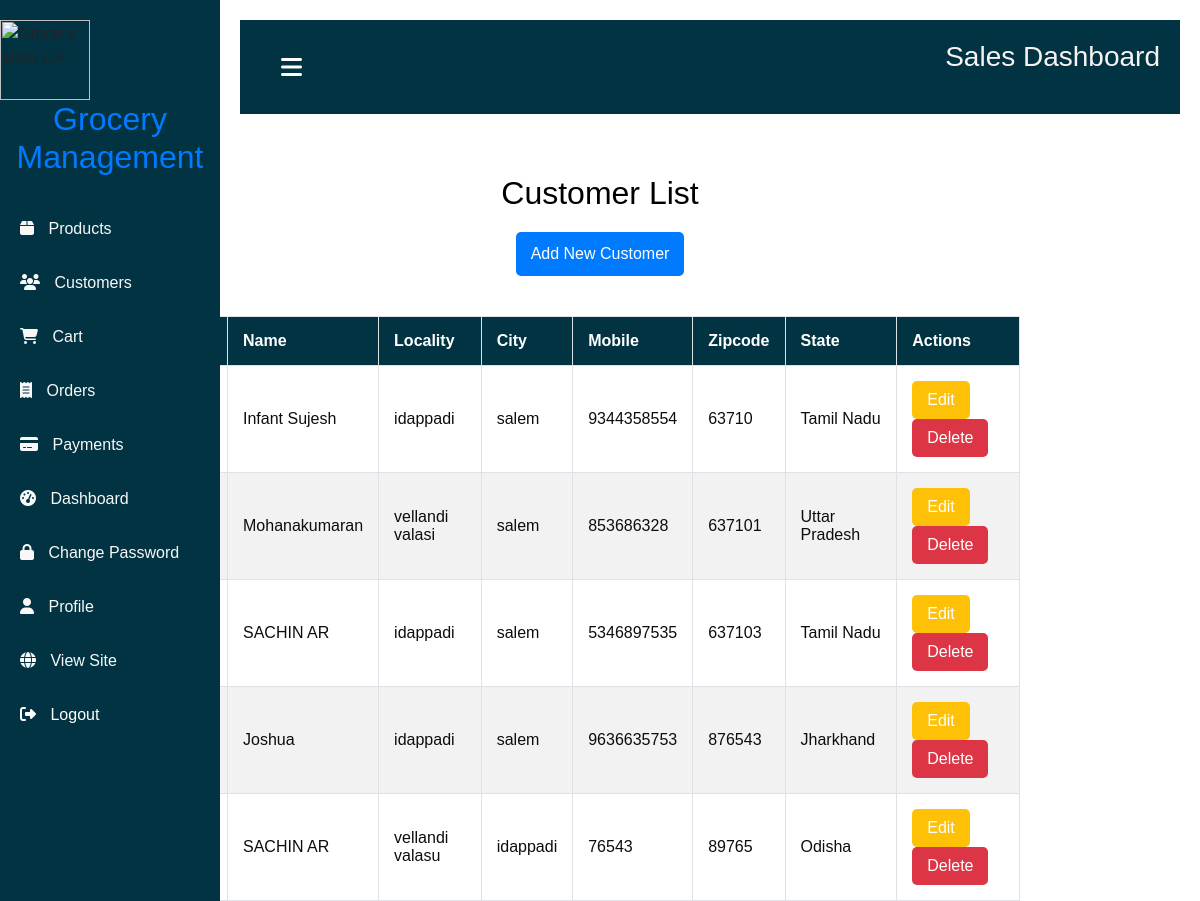
The app's page /customers/ with its own data.
### app/models.py (models this page shows)
class Customer(models.Model):
    user = models.ForeignKey(User, on_delete=models.CASCADE)
    name = models.CharField(max_length=200)
    locality = models.CharField(max_length=200)
    city = models.CharField(max_length=50)
    mobile = models.IntegerField(default=0)
    zipcod = models.IntegerField()
    state = models.CharField(choices=STATE_CHOICES, max_length=100)

### app/views.py (the view)
# urls.py: path('customers/', customer_list, name='customer_list'),
def customer_list(request):
    customers = Customer.objects.all()
    return render(request, 'admin/customer_list.html', {'customers': customers})

### app/templates/admin/customer_list.html (shortened to what this page needs)
{% block content %}
<div class="sidebar">
    {% include 'admin/sidebar.html' %}
</div>
<div class="content-container">
    <h2 style="color:rgb(0, 0, 0);">Customer List</h2>
    <a href="{% url 'customer_create' %}" class="button add-button">Add New Customer</a>
    <table>
        <thead>
            <tr>
                <th>ID</th>
                <th>Name</th>
                <th>Locality</th>
                <th>City</th>
                <th>Mobile</th>
                <th>Zipcode</th>
                <th>State</th>
                <th>Actions</th>
            </tr>
        </thead>
        <tbody>
            {% for customer in customers %}
            <tr>
                <td>{{ customer.id }}</td>
                <td>{{ customer.name }}</td>
                <td>{{ customer.locality }}</td>
                <td>{{ customer.city }}</td>
                <td>{{ customer.mobile }}</td>
                <td>{{ customer.zipcod }}</td>
                <td>{{ customer.state }}</td>
                <td>
                    <a href="{% url 'customer_update' customer.id %}" class="button edit">Edit</a>
                    <form action="{% url 'customer_delete' customer.id %}" method="post" style="display:inline;">
                        <button type="submit" class="button delete">Delete</button>
                    </form>
                </td>
            </tr>
            {% endfor %}
        </tbody>
    </table>
</div>
{% endblock %}

### app/static/app/styles.css (style rules this page uses)
body { font-family: Arial, sans-serif; margin: 0; padding-top:40%; }
h2 { color: #35424a; }
table { width: 100%; border-collapse: collapse; margin-top: 20px; }
table, th, td { border: 1px solid #ccc; }
th { background: #35424a; color: #ffffff; padding: 10px; }
td { padding: 10px; }
.button { background: #35424a; color: #ffffff; padding: 10px 15px; text-decoration: none; border: none; cursor: pointer; border-radius: 5px; }
.edit { background: #f39c12; }
.delete { background: #e74c3c; }

### app/templates/admin/sidebar.html (style rules this page uses)
body { margin: 0; padding: 0; font-family: Arial, sans-serif; }

### app/templates/admin/customer_list.html (style rules this page uses)
.content-container { display: flex; flex-direction: column; align-items: center; margin-top: 20px; }
h2 { margin-bottom: 20px; }
.add-button { margin-bottom: 20px; background-color: #28a745; }
table { width: 70%; border-collapse: collapse; }
th, td { padding: 15px; text-align: left; border: 1px solid #dee2e6; color: rgb(14, 13, 13); }
th { background-color: #013342; color: white; font-weight: bold; }
tr:nth-child(even) { background-color: #f2f2f2; }
.button { display: inline-block; padding: 10px 15px; color: white; background-color: #007bff; text-decoration: none; border: none; border-radius: 5px; cursor: pointer; transition: background-color 0.3s; font-weight: 500; }
.edit { background-color: #ffc107; }
.delete { background-color: #dc3545; }

### records on screen
Customer: name "Infant Sujesh", locality "idappadi", city "salem", mobile "9344358554", zipcod "63710", state "Tamil Nadu"
Customer: name "Mohanakumaran", locality "vellandi valasi", city "salem", mobile "853686328", zipcod "637101", state "Uttar Pradesh"
Customer: name "SACHIN AR", locality "idappadi", city "salem", mobile "5346897535", zipcod "637103", state "Tamil Nadu"
Customer: name "Joshua", locality "idappadi", city "salem", mobile "9636635753", zipcod "876543", state "Jharkhand"
Customer: name "SACHIN AR", locality "vellandi valasu", city "idappadi", mobile "76543", zipcod "89765", state "Odisha"
